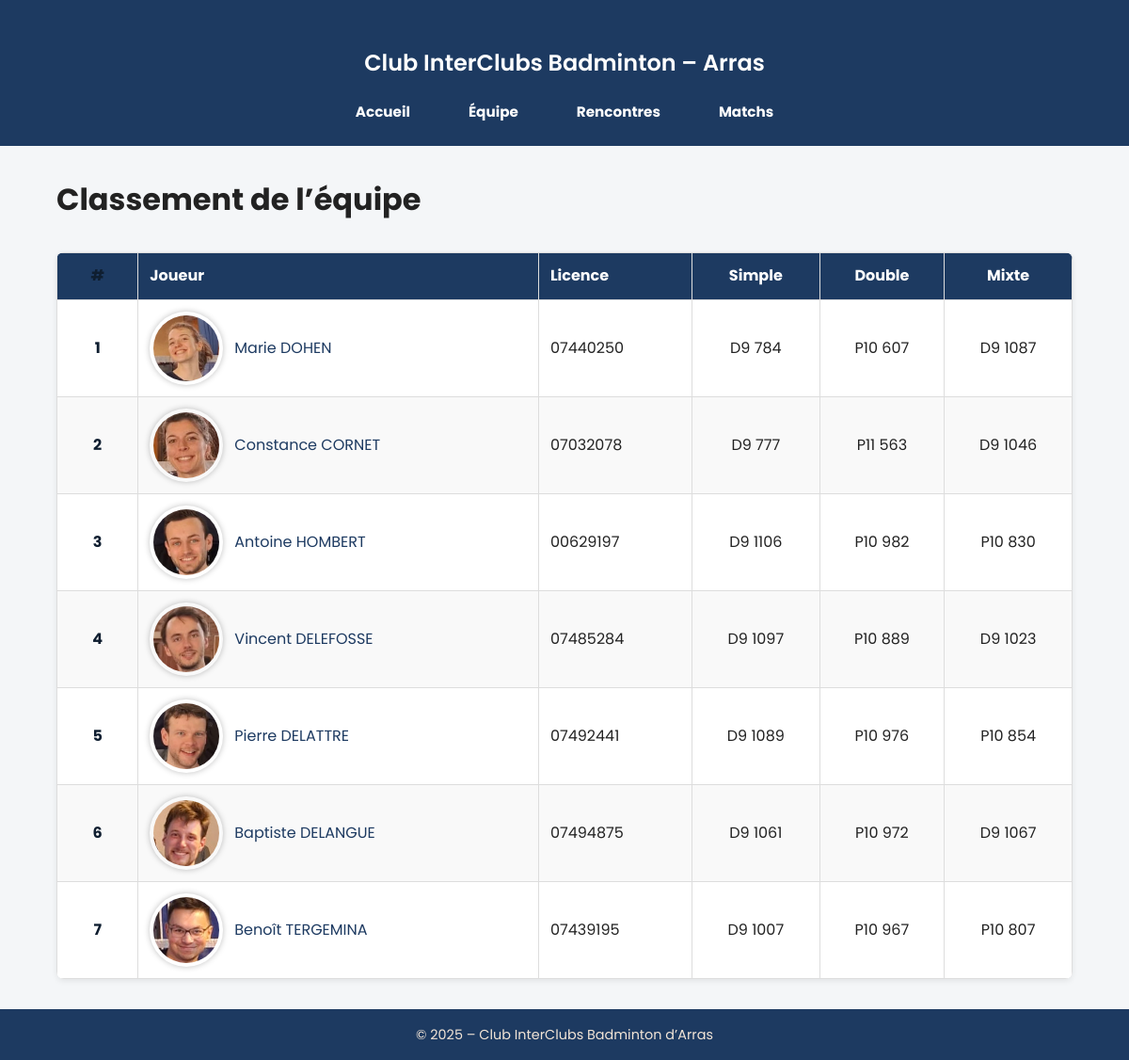
The page /equipe.php on the database its author committed.
### tables this page shows
CREATE TABLE `joueurs` (
  `id` int(11) NOT NULL,
  `nom` varchar(50) NOT NULL,
  `prenom` varchar(50) NOT NULL,
  `licence` varchar(20) NOT NULL,
  `classement_simple` varchar(50) NOT NULL,
  `classement_double` varchar(50) NOT NULL,
  `classement_mixte` varchar(50) NOT NULL,
  `photo` varchar(255) NOT NULL,
  `date_ajout` timestamp NOT NULL DEFAULT current_timestamp() ON UPDATE current_timestamp(),
  `victoires_simple` int(11) NOT NULL DEFAULT 0,
  `matches_simple` int(11) NOT NULL DEFAULT 0,
  `victoires_double` int(11) NOT NULL DEFAULT 0,
  `matches_double` int(11) NOT NULL DEFAULT 0,
  `victoires_mixte` int(11) NOT NULL DEFAULT 0,
  `matches_mixte` int(11) NOT NULL DEFAULT 0
);

### equipe.php (the view, shortened to what this page needs)
<?php
require __DIR__ . '/includes/db.php';
$stmt = $pdo->query("
    SELECT
        id, prenom, nom, licence,
        classement_simple, classement_double,
        classement_mixte, photo
      FROM joueurs
     ORDER BY classement_simple DESC
");
$joueurs = $stmt->fetchAll(PDO::FETCH_ASSOC);
?>
<!DOCTYPE html>
<html lang="fr">
<head>
  <link rel="stylesheet" href="css/style.css">
</head>
<body>
  <?php include __DIR__ . '/includes/header.php'; ?>
  <main class="container">
    <h1 class="page-title">Classement de l’équipe</h1>
    <table class="team-table">
  <thead>
    <tr>
      <th class="rank">#</th>
      <th>Joueur</th>
      <th>Licence</th>
      <th class="stat">Simple</th>
      <th class="stat">Double</th>
      <th class="stat">Mixte</th>
    </tr>
  </thead>
  <tbody>
    <?php foreach($joueurs as $i => $joueur): ?>
    <tr>
      <td class="rank" data-label="#"><?= $i+1 ?></td>
      <td>
  <div class="player-cell">
    <img src="img/joueurs/<?= htmlspecialchars($joueur['photo']) ?>"
         alt="Portrait de <?= htmlspecialchars($joueur['prenom']) ?>">
    <a href="joueur.php?id=<?= $joueur['id'] ?>">
      <?= htmlspecialchars($joueur['prenom']) ?> <?= htmlspecialchars($joueur['nom']) ?>
    </a>
  </div>
</td>
      <td data-label="Licence"><?= htmlspecialchars($joueur['licence'] ?? '') ?></td>
      <td class="stat" data-label="Simple"><?= htmlspecialchars($joueur['classement_simple'] ?? '') ?></td>
      <td class="stat" data-label="Double"><?= htmlspecialchars($joueur['classement_double'] ?? '') ?></td>
      <td class="stat" data-label="Mixte"><?= htmlspecialchars($joueur['classement_mixte'] ?? '') ?></td>
    </tr>
    <?php endforeach; ?>
  </tbody>
</table>
  </main>
  <?php include __DIR__ . '/includes/footer.php'; ?>
</body>
</html>

### includes/header.php (shortened to what this page needs)
<!DOCTYPE html>
<html lang="fr">
<head>
  <link rel="stylesheet" href="css/style.css">
  <link rel="stylesheet"
        href="https://cdn.jsdelivr.net/npm/bootstrap-icons@1.10.5/font/bootstrap-icons.css">
        <link rel="stylesheet" href="https://cdn.jsdelivr.net/npm/bootstrap-icons@1.11.3/font/bootstrap-icons.css">
</head>
<body>
  <header class="header site-header">
  <div class="container" style="padding:0">
    <h1>Club InterClubs Badminton – Arras</h1>
    <nav class="site-nav" aria-label="Navigation principale">
      <a href="index.php"class="<?= ($current_page === 'index.php') ? 'active' : '' ?>">Accueil</a>
      <a href="equipe.php" class="<?= ($current_page === 'joueurs.php') ? 'active' : '' ?>">Équipe</a>
      <a href="rencontres.php" class="<?= ($current_page === 'rencontres.php') ? 'active' : '' ?>">Rencontres</a>
      <a href="matches.php" class="<?= ($current_page === 'matches.php') ? 'active' : '' ?>">Matchs</a>
    </nav>
  </div>
</header>

### includes/footer.php
<footer class="footer">
    © <?= date('Y') ?> – Club InterClubs Badminton d’Arras
  </footer>
</body>
</html>

### css/style.css (style rules this page uses)
:root { --brand-blue: #1D3A61; --brand-red: #B61D3C; --brand-red-dark: #8E1A30; --dark-blue: #162E6F; --bg-light: #F4F6F8; --text-main:#222; --text-muted:#6b7280; --win:#2bb673; --loss:#e53935; --border:#e5e7eb; --shadow:0 2px 6px rgba(0,0,0,.08); }
*,*::before,*::after { margin:0; padding:0; box-sizing:border-box; }
html,body { height:100%; }
body { display:flex; flex-direction:column; font-family:'Poppins', system-ui, -apple-system, "Segoe UI", Roboto, Arial, sans-serif; background:var(--bg-light); color:var(--text-main); line-height:1.55; }
a { color:var(--brand-blue); text-decoration:none; }
.container { width:90%; max-width:1100px; margin:2rem auto 0; padding:0; flex:1; display:flex; flex-direction:column; }
.site-header { background:var(--brand-blue); color:#fff; }
.site-header .container { padding:12px 0; display:flex; flex-direction:column; align-items:center; gap:.5rem; }
.site-nav { display:flex; gap:18px; flex-wrap:wrap; justify-content:center; align-items:center; }
.site-nav a { color:#e8f0f7; padding:8px 10px; border-radius:8px; font-weight:700; position:relative; transition: background .2s, color .2s; }
.header { background:var(--brand-blue); color:#fff; padding:16px 0; text-align:center; }
.header h1 { font-size:1.5rem; font-weight:600; }
.header nav { margin-top:6px; }
.header nav a { color:#fff; margin:0 12px; font-weight:700; font-size:.95rem; text-decoration:none; }
.team-table { width:100%; border-collapse:collapse; margin:2rem 0; background:#fff; border-radius:8px; overflow:hidden; box-shadow:var(--shadow); }
.team-table thead th { background:var(--brand-blue); color:#fff; padding:12px; text-align:left; }
.team-table th,.team-table td { padding:12px; border:1px solid #ddd; vertical-align:middle; }
.team-table tbody tr:nth-child(even) { background:#f9f9f9; }
.team-table .rank { width:8%; font-weight:700; color:#0f1e30; text-align:center; }
.team-table .player-cell { display:flex; align-items:center; gap:.75rem; }
.team-table .player-cell img { width:78px; height:78px; border-radius:50%; object-fit:cover; padding:4px; border:none; background:transparent; box-shadow:0 0 6px rgba(0,0,0,.25); }
.team-table .stat { text-align:center; }
.footer { background:var(--brand-blue); color:#F2E5D7; text-align:center; padding:16px 0; font-size:.9rem; margin-top:auto; }

### rows shown on the page
joueurs: photo (picture), prenom "Marie", nom "DOHEN", licence "07440250", classement_simple "D9 784", classement_double "P10 607", classement_mixte "D9 1087"
joueurs: photo (picture), prenom "Constance", nom "CORNET", licence "07032078", classement_simple "D9 777", classement_double "P11 563", classement_mixte "D9 1046"
joueurs: photo (picture), prenom "Antoine", nom "HOMBERT", licence "00629197", classement_simple "D9 1106", classement_double "P10 982", classement_mixte "P10 830"
joueurs: photo (picture), prenom "Vincent", nom "DELEFOSSE", licence "07485284", classement_simple "D9 1097", classement_double "P10 889", classement_mixte "D9 1023"
joueurs: photo (picture), prenom "Pierre", nom "DELATTRE", licence "07492441", classement_simple "D9 1089", classement_double "P10 976", classement_mixte "P10 854"
joueurs: photo (picture), prenom "Baptiste", nom "DELANGUE", licence "07494875", classement_simple "D9 1061", classement_double "P10 972", classement_mixte "D9 1067"
joueurs: photo (picture), prenom "Benoît", nom "TERGEMINA", licence "07439195", classement_simple "D9 1007", classement_double "P10 967", classement_mixte "P10 807"
